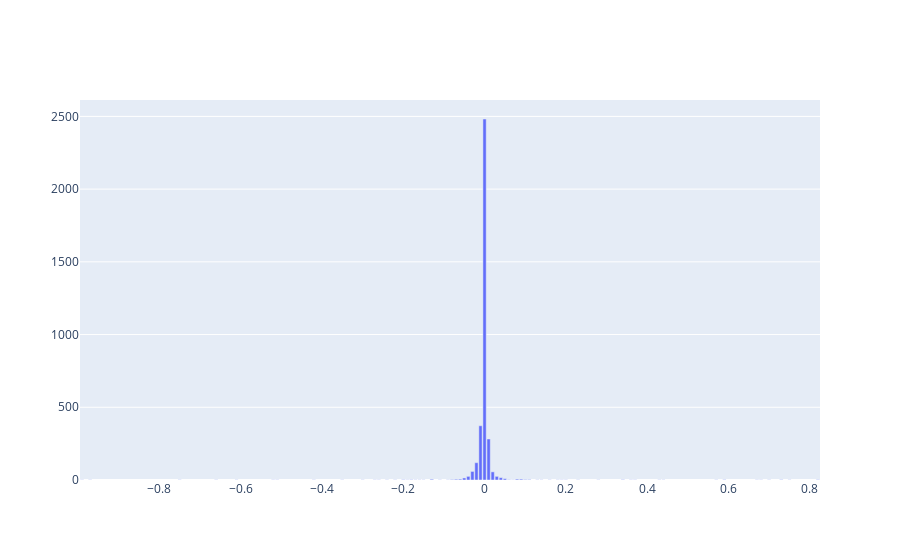

This figure's notebook cell:
### Code cell
# 共有车里程差距比例的分布
gen_bar_plotly_by_counter(bc)

### Figure 1 — Plotly figure (JSON) as saved in the notebook; plotly's stock layout.template omitted (floating-point values rounded to 4 significant figures)
{"data": [{"type": "bar", "x": [null, 0.13, -0.42, -0.19, 0.7, -0.17, 0.18, -0.15, -0.75, 0.37, -0.22, 0.2, 0.67, 0.14, -0.66, 0.57, 0.07, 0.16, 0.19, 0.68, -0.09, -0.27, -0.26, -0.11, 0.23, 0.44, null, null, -0.3, 0.75, -0.61, -0.35, -0.24, 0.43, -0.97, null, -0.99, -0.51, -0.52, -0.16, 0.36, 0.28, -0.18, 0.59, 0.82, 0.06, 0.34, -0.2, 0.73, 0.1, -0.08, 0.11, -0.07, -0.13, 0.09, 0.08, -0.06, 0.05, -0.05, 0.04, 0.03, -0.04, 0.02, -0.03, -0.02, 0.01, -0.01, 0], "y": [1, 1, 1, 1, 1, 1, 1, 1, 1, 1, 1, 1, 1, 1, 1, 1, 1, 1, 1, 1, 1, 1, 1, 1, 1, 1, 1, 1, 1, 1, 1, 1, 1, 1, 1, 1, 1, 1, 1, 1, 1, 1, 2, 2, 2, 2, 2, 2, 2, 3, 3, 3, 5, 5, 6, 6, 6, 9, 14, 16, 25, 25, 56, 59, 119, 282, 373, 2482]}], "layout": {}}
